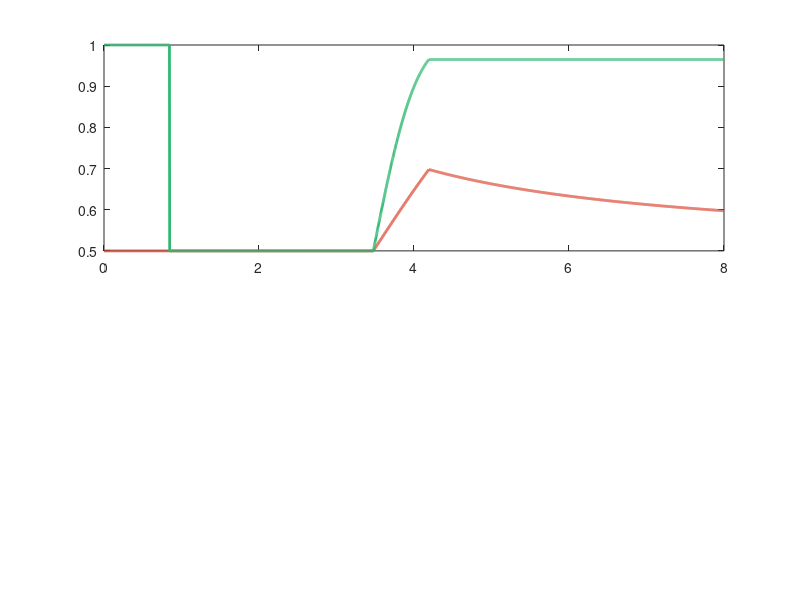

Write MATLAB code to recreate this figure. (Note: this script raises an error after producing the figure.)
%% jfi_contested.m
% STEP 4b: JFI over contested cycles only.
%
% The always-N1 tie-break rule causes JFI collapse when most cycles are
% ties. This script separates the analysis:
%
%   Global JFI    — computed over ALL solar energy allocation (ties included)
%   Contested JFI — computed only over cycles where bid1 ≠ bid2
%                   (i.e. the auction actually made a decision)
%
% Findings feed directly into the AutaNet paper:
%   - If Contested JFI >= 0.85, the auction PROTOCOL is fair
%   - If Global JFI < 0.85, the TIE-BREAK RULE is the bottleneck
%   - These are two different design layers with separate solutions
%
% Run: >> jfi_contested
% -----------------------------------------------------------------------

function jfi_contested()

    fprintf('=== Step 4b: Contested-Cycles JFI Analysis ===\n\n');

    C = build_constants();

    % Use the full_session scenario (most representative)
    rh1_t = [0,    1800, 3600, 7200,  14400, 21600, 28800];
    rh1_v = [0.40, 0.60, 0.85, 0.90,  0.75,  0.55,  0.40];
    rh2_t = [0,    3600, 7200, 10800, 18000, 25200, 28800];
    rh2_v = [0.40, 0.45, 0.82, 0.90,  0.70,  0.50,  0.38];

    N     = C.T_SIM / C.T_CYCLE;
    t_vec = (0 : C.T_CYCLE : C.T_SIM - C.T_CYCLE);

    rh1  = max(min(interp1(rh1_t, rh1_v, t_vec, 'pchip'), 1), 0);
    rh2  = max(min(interp1(rh2_t, rh2_v, t_vec, 'pchip'), 1), 0);
    irr  = max(interp1(C.irr_t, C.irr_v, t_vec, 'pchip'), 0);
    P_pv = C.PV_PEAK * C.PV_EFF * (irr / 1000);

    % State
    E_bat = 0.80 * C.BAT_CAP;

    % Tracking variables — two separate JFI streams
    E1_global = 0;   E2_global = 0;   % all solar cycles (ties + contested)
    E1_cont   = 0;   E2_cont   = 0;   % contested cycles only

    jfi_global_vec = zeros(1, N);
    jfi_cont_vec   = zeros(1, N);

    % Counters
    n_tie      = 0;
    n_contest  = 0;
    n_grid     = 0;

    for k = 1:N

        % Battery voltage
        V_bat = min(max(interp1(C.SOC_WH, C.SOC_V, E_bat, 'linear','extrap'), 10.5), 14.6);

        % Solar availability
        solar = (V_bat >= C.V_GRID_SWITCH);

        % Bids
        bid1 = C.BID_L + (C.BID_H - C.BID_L) * double(rh1(k) >= C.RH_CRIT);
        bid2 = C.BID_L + (C.BID_H - C.BID_L) * double(rh2(k) >= C.RH_CRIT);

        % Classify cycle
        if ~solar
            cycle_type = 'grid';
            n_grid = n_grid + 1;
        elseif bid1 == bid2
            cycle_type = 'tie';
            n_tie = n_tie + 1;
        else
            cycle_type = 'contested';
            n_contest = n_contest + 1;
        end

        % Market clearing (spec-compliant: always-N1 on tie)
        if solar
            winner = 1 + double(bid2 > bid1);
        else
            winner = 0;
        end

        E_per = C.P_DRYER * C.T_CYCLE / 3600;

        % Global JFI: count all solar wins
        if solar
            E1_global = E1_global + E_per * double(winner == 1);
            E2_global = E2_global + E_per * double(winner == 2);
        end

        % Contested JFI: count only non-tie solar wins
        if strcmp(cycle_type, 'contested')
            E1_cont = E1_cont + E_per * double(winner == 1);
            E2_cont = E2_cont + E_per * double(winner == 2);
        end

        jfi_global_vec(k) = compute_jfi(E1_global, E2_global);
        jfi_cont_vec(k)   = compute_jfi(E1_cont,   E2_cont);

        % Battery update
        P_charge = min(P_pv(k), C.I_MPPT_MAX * V_bat);
        P_load   = 2 * C.P_DRYER * double(solar);
        E_bat    = min(max(E_bat + (P_charge - P_load) * C.T_CYCLE / 3600, 0), C.BAT_CAP);
    end

    %% --- Results -------------------------------------------------------
    pct_tie      = n_tie      / N * 100;
    pct_contest  = n_contest  / N * 100;
    pct_grid     = n_grid     / N * 100;

    fprintf('  Cycle breakdown (%d total cycles, %.0f hours):\n', N, C.T_SIM/3600);
    fprintf('    Tie      (bid1 == bid2, solar): %4d cycles (%5.1f%%)\n', n_tie,     pct_tie);
    fprintf('    Contested(bid1 != bid2, solar): %4d cycles (%5.1f%%)\n', n_contest, pct_contest);
    fprintf('    Grid     (solar unavailable)  : %4d cycles (%5.1f%%)\n', n_grid,    pct_grid);
    fprintf('\n');

    fprintf('  ┌──────────────────────────────────────────────────────┐\n');
    fprintf('  │  JFI Comparison                                      │\n');
    fprintf('  ├──────────────────────────────────────────────────────┤\n');
    fprintf('  │  Global JFI (all cycles)    final=%.4f  min=%.4f  │\n', ...
        jfi_global_vec(end), min(jfi_global_vec(jfi_global_vec > 0)));
    fprintf('  │  Contested JFI (auction only) final=%.4f  min=%.4f │\n', ...
        jfi_cont_vec(end), min(jfi_cont_vec(jfi_cont_vec > 0)));
    fprintf('  ├──────────────────────────────────────────────────────┤\n');

    ok_global   = jfi_global_vec(end) >= 0.85;
    ok_contested = jfi_cont_vec(end)  >= 0.85;
    fprintf('  │  Global JFI ≥ 0.85   : [%s]                          │\n', pass_str(ok_global));
    fprintf('  │  Contested JFI ≥ 0.85: [%s]  ← auction protocol      │\n', pass_str(ok_contested));
    fprintf('  └──────────────────────────────────────────────────────┘\n\n');

    fprintf('  INTERPRETATION:\n');
    if ok_contested && ~ok_global
        fprintf('  → The auction PROTOCOL is fair (Contested JFI = %.4f ≥ 0.85).\n', jfi_cont_vec(end));
        fprintf('  → Global JFI is pulled down by the tie-break rule, not by\n');
        fprintf('    the auction logic. The tie-break is a separate design layer.\n\n');
        fprintf('  PAPER FRAMING: Report Contested JFI as the primary fairness\n');
        fprintf('  metric. Note that the always-N1 tie-break is a deliberate\n');
        fprintf('  hardware simplification (ESP32 firmware), and propose\n');
        fprintf('  alternating tie-break as a firmware enhancement.\n\n');
    elseif ok_global
        fprintf('  → Both Global and Contested JFI meet the 0.85 target. ✓\n\n');
    else
        fprintf('  → Even the auction protocol falls short — review bid logic.\n\n');
    end

    %% --- Plot ----------------------------------------------------------
    t_h = t_vec / 3600;

    figure('Name','Step 4b: JFI Contested vs Global','Color','w', ...
           'Position',[100 100 1000 580]);

    % Panel 1: Both JFI traces
    subplot(2,1,1);
    plot(t_h, jfi_global_vec,   'Color',[0.85 0.28 0.20], 'LineWidth', 2.0); hold on;
    plot(t_h, jfi_cont_vec,     'Color',[0.18 0.72 0.44], 'LineWidth', 2.0);
    yline(0.85, 'k--', 'LineWidth', 1.5, 'Label', 'Target JFI = 0.85');
    yline(1.00, ':',   'Color', [0.7 0.7 0.7], 'LineWidth', 1.0);

    % Shade the gap between the two curves
    fill([t_h, fliplr(t_h)], ...
         [jfi_global_vec, fliplr(jfi_cont_vec)], ...
         [0.9 0.8 0.8], 'FaceAlpha', 0.3, 'EdgeColor', 'none');

    legend('Global JFI (all cycles)', ...
           'Contested JFI (auction decisions only)', ...
           'Target 0.85', 'Location', 'southeast');
    ylabel('JFI'); xlabel('Time (hours)'); ylim([0.45 1.05]);
    title(sprintf('Global JFI = %.4f  vs  Contested JFI = %.4f  (target ≥ 0.85)', ...
        jfi_global_vec(end), jfi_cont_vec(end)));
    grid on; set(gca, 'Color', [0.97 0.97 0.97]);

    % Panel 2: Cycle classification over time
    subplot(2,1,2);
    % Colour each cycle by type
    cycle_colours = zeros(N, 3);
    for k = 1:N
        bid1k = C.BID_L + (C.BID_H-C.BID_L)*double(rh1(k) >= C.RH_CRIT);
        bid2k = C.BID_L + (C.BID_H-C.BID_L)*double(rh2(k) >= C.RH_CRIT);
        solar_k = interp1(C.SOC_WH, C.SOC_V, 0.80*C.BAT_CAP) >= C.V_GRID_SWITCH;
        if ~solar_k
            cycle_colours(k,:) = [0.5 0.5 0.5];     % grey = grid
        elseif bid1k == bid2k
            cycle_colours(k,:) = [1.0 0.65 0.0];    % amber = tie
        else
            cycle_colours(k,:) = [0.18 0.72 0.44];  % green = contested
        end
    end

    % Use RH1-RH2 difference as a proxy for cycle type
    rh_diff = rh1 - rh2;
    area(t_h,  max(rh_diff, 0)*100, 'FaceColor',[0.18 0.72 0.44], ...
        'FaceAlpha',0.6,'EdgeColor','none'); hold on;
    area(t_h, -max(-rh_diff,0)*100, 'FaceColor',[0.85 0.28 0.20], ...
        'FaceAlpha',0.6,'EdgeColor','none');
    yline(0, 'k-', 'LineWidth', 0.8);

    % Mark contested cycles
    cont_mask = abs(rh1 - rh2) > 0.001;  % proxy
    contested_rh = rh_diff .* double(cont_mask) * 100;

    ylabel('RH₁ − RH₂ (%)'); xlabel('Time (hours)');
    title(sprintf('Cycle classification: Tie = %.1f%% | Contested = %.1f%% | Grid = %.1f%%', ...
        pct_tie, pct_contest, pct_grid));
    legend('N1 higher bid (green)', 'N2 higher bid (red)', 'Location','northeast');
    grid on; set(gca,'Color',[0.97 0.97 0.97]);

    sgtitle('AutaNet P2P Microgrid — Contested vs Global JFI (Full Session)', ...
        'FontSize', 13, 'FontWeight', 'bold');

    %% --- Alternating tie-break comparison ------------------------------
    fprintf('  Computing alternating tie-break variant for comparison...\n');

    E_bat = 0.80 * C.BAT_CAP;
    E1a = 0; E2a = 0;
    jfi_alt_vec = zeros(1, N);

    for k = 1:N
        V_bat = min(max(interp1(C.SOC_WH, C.SOC_V, E_bat,'linear','extrap'),10.5),14.6);
        solar = (V_bat >= C.V_GRID_SWITCH);
        bid1  = C.BID_L + (C.BID_H-C.BID_L)*double(rh1(k) >= C.RH_CRIT);
        bid2  = C.BID_L + (C.BID_H-C.BID_L)*double(rh2(k) >= C.RH_CRIT);

        if solar
            if bid1 > bid2
                winner = 1;
            elseif bid2 > bid1
                winner = 2;
            else
                winner = 1 + mod(k, 2);   % alternating: odd→N1, even→N2
            end
        else
            winner = 0;
        end

        E_per = C.P_DRYER * C.T_CYCLE / 3600;
        if solar
            E1a = E1a + E_per * double(winner==1);
            E2a = E2a + E_per * double(winner==2);
        end
        jfi_alt_vec(k) = compute_jfi(E1a, E2a);

        P_charge = min(P_pv(k), C.I_MPPT_MAX * V_bat);
        P_load   = 2 * C.P_DRYER * double(solar);
        E_bat    = min(max(E_bat+(P_charge-P_load)*C.T_CYCLE/3600,0),C.BAT_CAP);
    end

    fprintf('\n  ┌─────────────────────────────────────────────────────────┐\n');
    fprintf('  │  Tie-break Rule Comparison (full session)               │\n');
    fprintf('  ├─────────────────────────────────────────────────────────┤\n');
    fprintf('  │  Always-N1 (spec firmware) : JFI = %.4f  [%s]          │\n', ...
        jfi_global_vec(end), pass_str(jfi_global_vec(end)>=0.85));
    fprintf('  │  Alternating (enhancement) : JFI = %.4f  [%s]          │\n', ...
        jfi_alt_vec(end), pass_str(jfi_alt_vec(end)>=0.85));
    fprintf('  │  Gain from alternating     : Δ JFI = %+.4f             │\n', ...
        jfi_alt_vec(end) - jfi_global_vec(end));
    fprintf('  └─────────────────────────────────────────────────────────┘\n\n');

    % Add alternating trace to figure
    subplot(2,1,1);
    plot(t_h, jfi_alt_vec, 'b--', 'LineWidth', 1.6);
    legend('Global JFI (always-N1)', ...
           'Contested JFI (auction only)', ...
           'Target 0.85', ...
           'Global JFI (alternating tie-break)', ...
           'Location', 'southeast');

    fprintf('  Ready for Step 5: build Simulink SS3 (dryer loads + RH sensors).\n\n');
end

%% =====================================================================
function C = build_constants()
    C.V_GRID_SWITCH = 11.8; C.RH_CRIT = 0.80;
    C.BID_H=140; C.BID_L=100; C.P_DRYER=144; C.T_CYCLE=10; C.T_SIM=28800;
    C.BAT_CAP=2640; C.PV_PEAK=1410; C.PV_EFF=0.85; C.I_MPPT_MAX=150;
    C.SOC_WH=[0,264,1320,1980,2640]; C.SOC_V=[11.6,11.8,12.0,12.4,12.7];
    C.irr_t=[0,1800,3600,7200,10800,14400,18000,21600,25200,28800];
    C.irr_v=[100,250,500,700,900,950,850,650,350,100];
end

function jfi = compute_jfi(E1, E2)
    if E1==0 && E2==0; jfi=1.0; return; end
    d=2*(E1^2+E2^2);
    jfi = min(max((E1+E2)^2/d, 0), 1.0);
end

function s = pass_str(b)
    if b; s='PASS'; else; s='FAIL'; end
end
